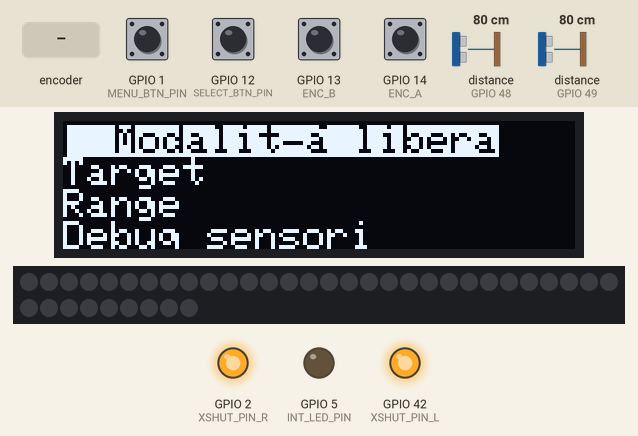
Simulated run of this sketch. Board: ESP32-S3. Shown: 128×32 one-colour display, 39 RGB LEDs in strip order, left to right, continuing on the next row, output pins drawn as LEDs (lit = HIGH). Dashed ring = blinking. The test bench sets the inputs (shaded band); at power-on: GPIO 1 (MENU_BTN_PIN), GPIO 12 (SELECT_BTN_PIN), GPIO 13 (ENC_B), GPIO 14 (ENC_A) HIGH, distance to the obstacle (sensors on GPIO 48, GPIO 49) 80 cm. Dim RGB values are drawn brighter than linear; the display library's start-up logo is not drawn; what the sketch prints to the serial monitor is not drawn.

Above: at 7.4 s.
7.5 s: rotary encoder on GPIO 14 (ENC_A) / GPIO 13 (ENC_B) turned 2 steps (second pin leading)
At 8.7 s:
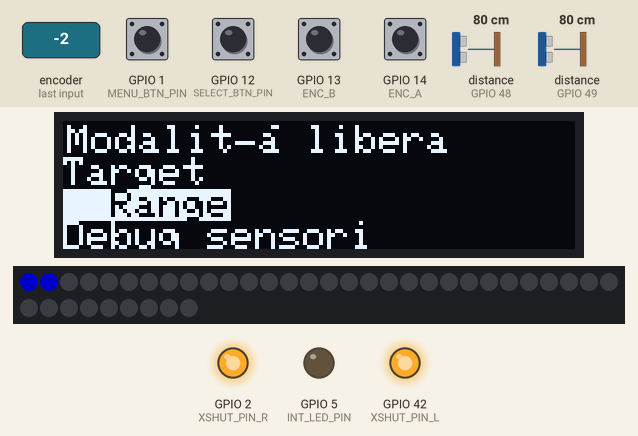
9.4 s: GPIO 1 (MENU_BTN_PIN) pulled LOW for 0.15 s
At 10.1 s:
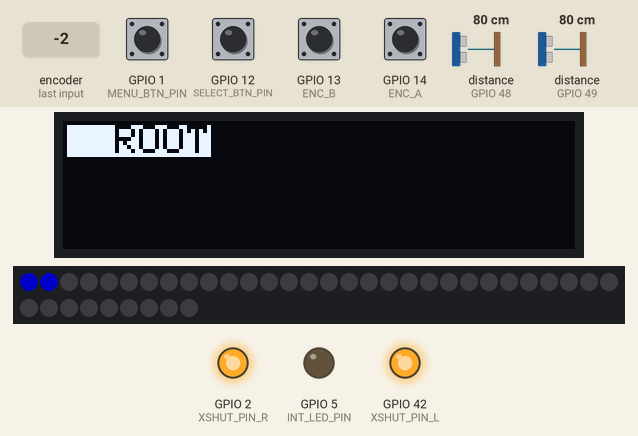
11.0 s: distance to the obstacle (sensor on GPIO 48) set to 2 cm
At 11.35 s:
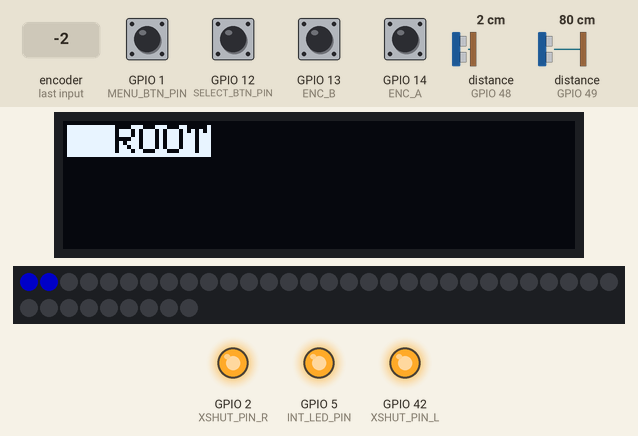
12.9 s: GPIO 12 (SELECT_BTN_PIN) pulled LOW for 0.15 s
At 14.2 s:
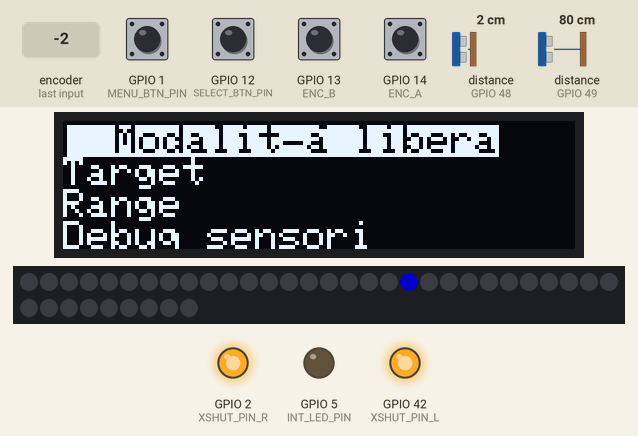
14.5 s: rotary encoder on GPIO 14 (ENC_A) / GPIO 13 (ENC_B) turned 2 steps (second pin leading)
At 14.66 s:
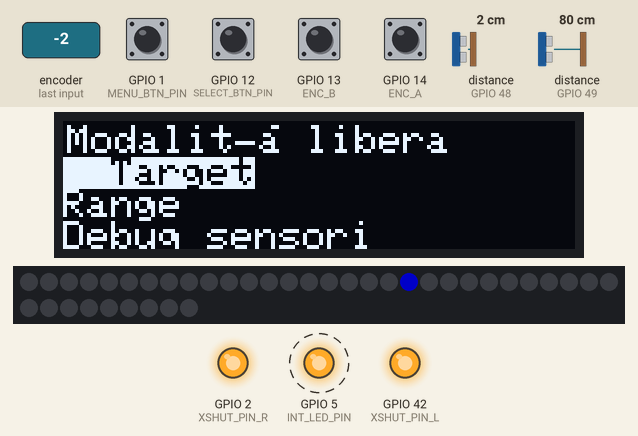
16.4 s: rotary encoder on GPIO 14 (ENC_A) / GPIO 13 (ENC_B) turned 2 steps (second pin leading)
At 22.2 s:
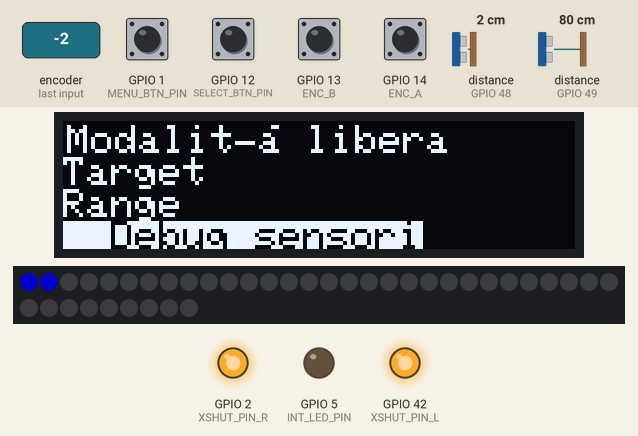
Timing chart, 0 to 22.5 s (numbered marks = the images above; inputs shaded):
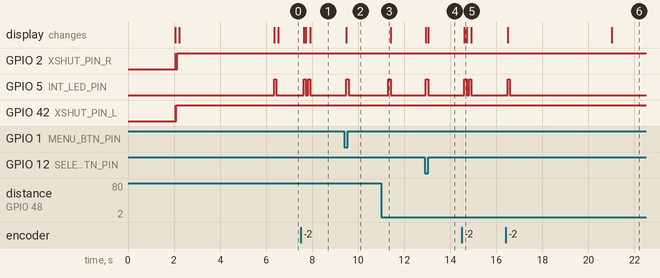

Measured:
- after the input at 7.5 s, GPIO 5 (INT_LED_PIN): alternates HIGH for 0.10 s and LOW for 0.09 s, 4 changes in all, then stays LOW, starting after 0.13 s; the display: first changes after 0.13 s (image 1 shows a later state)
- after the input at 9.4 s, GPIO 5 (INT_LED_PIN): LOW → HIGH after 0.09 s, → LOW 0.10 s later; the display: changes after 0.09 s (image 2)
- after the input at 11.0 s, GPIO 5 (INT_LED_PIN): LOW → HIGH after 0.30 s, → LOW 0.10 s later
- after the input at 12.9 s, GPIO 5 (INT_LED_PIN): LOW → HIGH at once, → LOW 0.10 s later; the display: first changes at once (image 4 shows a later state)
- after the input at 14.5 s, GPIO 5 (INT_LED_PIN): alternates HIGH for 0.10 s and LOW for 0.10 s, 4 changes in all, then stays LOW, starting after 0.11 s; the display: changes after 0.11 s (image 5)
- after the input at 16.4 s, GPIO 5 (INT_LED_PIN): LOW → HIGH after 0.09 s, → LOW 0.10 s later; the display: first changes after 0.09 s (image 6 shows a later state)

The sketch:

main.ino
```cpp
#include <SPI.h>
#include <Wire.h>
#include <VL53L1X.h>

#include "menuManager.h"
#include "./ledManager.h"
#include "config.h"

VL53L1X sensor_left;
VL53L1X sensor_right;

bool sensorSetupError = false;

// Mutex for menu manager to be used
portMUX_TYPE myMux = portMUX_INITIALIZER_UNLOCKED;

// Variables for encoder reading function
unsigned long _lastIncReadTime = micros();
unsigned long _lastDecReadTime = micros();
unsigned long _lastSelTime = micros();
unsigned long _lastMenuTime = micros();
int _pauseLength = 25000;
int _fastIncrement = 10;
bool _selBtnPressed = false;
bool _menuBtnPressed = false;

// sensors distances
uint16_t leftLastValidDistance = 0;
uint16_t rightLastValidDistance = 0;
uint16_t lastCalculatedCenter = 0;
uint16_t *leftDistanceBuffer; // buffer with left distances used to calculate the average position
uint16_t *rightDistanceBuffer; // buffer with right distances used to calculate the average position
uint8_t bufferSize = 0;
// used to buffer data
unsigned long _lastMeasurementTime = 0; // last valid measurement time for both sensors
unsigned long updateTimeMillis = 300;   // time with no new data after which the position is calculated
unsigned long positionResetTime = 10000; // time with no new data after which the position is reset to avoid showing stale data
bool bufferCalculated = false; // flag to know if the position has been calculated with the buffer data

void scanI2C1() {
  byte error, address;
  Serial.println("Scansione bus I2C...");
  for (address = 1; address < 127; address++) {
    Wire.beginTransmission(address);
    if (Wire.endTransmission() == 0) {
      Serial.print("Dispositivo trovato a 0x");
      Serial.println(address, HEX);
    }
  }
}

void scanI2C2() {
  byte error, address;
  Serial.println("Scansione bus I2C...");
  for (address = 1; address < 127; address++) {
    Wire1.beginTransmission(address);
    if (Wire1.endTransmission() == 0) {
      Serial.print("Dispositivo trovato a 0x");
      Serial.println(address, HEX);
    }
  }
}

void setupSensors() {
  sensorSetupError = false;
  pinMode(XSHUT_PIN_L, OUTPUT);
  pinMode(XSHUT_PIN_R, OUTPUT);

  // Reset MCU
  digitalWrite(XSHUT_PIN_L, LOW);
  digitalWrite(XSHUT_PIN_R, LOW);
  delay(10);

  digitalWrite(XSHUT_PIN_L, HIGH);
  digitalWrite(XSHUT_PIN_R, HIGH);
  delay(10);

  // Sleep both sensors
  digitalWrite(XSHUT_PIN_L, LOW);
  digitalWrite(XSHUT_PIN_R, LOW);
  delay(10);

  // Wake up left sensor
  digitalWrite(XSHUT_PIN_L, HIGH);
  delay(50);

  Wire.begin(SDA_1, SCL_1);
  // setup left sensor
  Serial.println("Left sensor init...");

  setLeftSensorStatus(SETUP_OK);
  sensor_left.setBus(&Wire);
  if (!sensor_left.init()) {
    setLeftSensorStatus(SETUP_ERROR);
    drawSetupStatus();

    Serial.print(F("Error on init of left VL sensor."));
    sensorSetupError = true;
  }
  sensor_left.setAddress(0x30);

  Serial.print(F("Sensor left ID: 0x"));
  Serial.println(sensor_left.getAddress(), HEX);

  drawSetupStatus();

  // setup right sensor
  // Wake up right sensor
  digitalWrite(XSHUT_PIN_R, HIGH);
  delay(50);

  Serial.println("Right sensor init...");

  sensor_right.setBus(&Wire);

  setRightSensorStatus(SETUP_OK);
  if (!sensor_right.init()) {
    setRightSensorStatus(SETUP_ERROR);
    drawSetupStatus();

    Serial.print(F("Error on init of right VL sensor."));
    sensorSetupError = true;
  }
  sensor_right.setAddress(0x31);

  // SENSORS SETUP COMPLETE
  Serial.print(F("Sensor right ID: 0x"));
  Serial.println(sensor_right.getAddress(), HEX);

  drawSetupStatus();

  Wire.setClock(400000);
}

// code from https://github.com/mo-thunderz/RotaryEncoder/blob/main/Arduino/ArduinoRotaryEncoder/ArduinoRotaryEncoder.ino
void IRAM_ATTR read_encoder() {
  // Encoder interrupt routine for both pins. Updates counter
  // if they are valid and have rotated a full indent

  static uint8_t old_AB = 3;                                                                  // Lookup table index
  static int8_t encval = 0;                                                                   // Encoder value
  static const int8_t enc_states[] = { 0, -1, 1, 0, 1, 0, 0, -1, -1, 0, 0, 1, 0, 1, -1, 0 };  // Lookup table

  old_AB <<= 2;  // Remember previous state

  if (digitalRead(ENC_A)) old_AB |= 0x02;  // Add current state of pin A
  if (digitalRead(ENC_B)) old_AB |= 0x01;  // Add current state of pin B

  encval += enc_states[(old_AB & 0x0f)];

  // Update counter if encoder has rotated a full indent, that is at least 4 steps
  if (encval > 3) {  // Four steps forward
    int changevalue = 1;
    if ((micros() - _lastIncReadTime) < _pauseLength) {
      changevalue = _fastIncrement * changevalue;
    }
    _lastIncReadTime = micros();
    encoderAction(-1);  // Perform action
    encval = 0;
  } else if (encval < -3) {  // Four steps backward
    int changevalue = -1;
    if ((micros() - _lastDecReadTime) < _pauseLength) {
      changevalue = _fastIncrement * changevalue;
    }
    _lastDecReadTime = micros();
    encoderAction(1);  // Perform action
    encval = 0;
  }
}

void IRAM_ATTR btnSelectPressed(){
  if((micros() - _lastSelTime) > _pauseLength) {
    _lastSelTime = micros();
    if(_selBtnPressed){
      _selBtnPressed = false;
      return;
    }
    _selBtnPressed = true;
    selectBtnPress();
  }
}

void IRAM_ATTR btnMenuPressed(){
  if((micros() - _lastMenuTime) > _pauseLength) {
    _lastMenuTime = micros();
    if(_menuBtnPressed){
      _menuBtnPressed = false;
      return;
    }
    _menuBtnPressed = true;
    prevMenuAction();
  }
}

void setupInputs() {
  pinMode(MENU_BTN_PIN, INPUT_PULLUP);
  attachInterrupt(MENU_BTN_PIN, btnMenuPressed, FALLING);

  pinMode(SELECT_BTN_PIN, INPUT_PULLUP);
  attachInterrupt(SELECT_BTN_PIN, btnSelectPressed, FALLING);

  pinMode(ENC_A, INPUT_PULLUP);
  pinMode(ENC_B, INPUT_PULLUP);

  attachInterrupt(ENC_A, read_encoder, CHANGE);
  attachInterrupt(ENC_B, read_encoder, CHANGE);
}

void startLeftSensor() {
  // Valid timing budgets: 15, 20, 33, 50, 100, 200 and 500ms!
  if (!sensor_left.setMeasurementTimingBudget(50000)) {  // this is in us
    Serial.println("Invalid time budget for left sensor.");
    while (1)
      delay(100);
  }

  sensor_left.startContinuous(100);

  Serial.println(F("Left ranging started"));
}

void startRightSensor() {
  // Valid timing budgets: 15, 20, 33, 50, 100, 200 and 500ms!
  if (!sensor_right.setMeasurementTimingBudget(50000)) {  // this is in us
    Serial.println("Invalid time budget for right sensor.");
    while (1)
      delay(100);
  }

  sensor_right.startContinuous(100);

  Serial.println(F("Right ranging started"));
}

// Fetch the sensor measurement and update the leftLastvalidDistance variable.
bool getLeftSensorReading() {
  int16_t distance = 0;

  if (!sensor_left.dataReady())
    return false;

  // new measurement for the taking!
  distance = sensor_left.read(false);  // This also updates a ranging_data struct with info; might be useful later
  if (distance <= -1) {
    // something went wrong!
    Serial.print(F("Couldn't get left distance: "));
    Serial.println(sensor_left.last_status);
    return false;
  }

  if (!sensor_left.timeoutOccurred())
    leftLastValidDistance = distance;
  else
    Serial.println("LEFT Timeout.");

  return true;
}

// Fetch the sensor measurement and update the rightLastvalidDistance variable.
bool getRightSensorReading() {
  int16_t distance = 0;

  if (!sensor_right.dataReady())
    return false;

  // new measurement for the taking!
  distance = sensor_right.read(false);  // This also updates a ranging_data struct with info; might be useful later
  if (distance <= -1) {
    // something went wrong!
    Serial.print(F("Couldn't get right distance: "));
    Serial.println(sensor_right.last_status);
    return false;
  }

  if (!sensor_right.timeoutOccurred())
    rightLastValidDistance = distance;
  else
    Serial.println("RIGHT Timeout.");

  return true;
}

// Given a distance from a lane side (doesn't matter which) in mm, returns the closest listel to that point.
// This function doesn't account for gutter width
uint8_t distanceToListel(float distance) {
  if(distance < 0)
    return -1; // invalid distance, return -1 to indicate no position
  return round(distance / (LANE_WIDTH / NUM_LISTELS));
}

// Read sensor data and, if both are valid, add the readings to the respective buffers.
bool readSensorData() {
  bool leftUpdated = getLeftSensorReading();

  if(!leftUpdated)
    return false;

  // check left measurement is within the lane limits (considering the gutter and the ball diameter)
  if (leftLastValidDistance < GUTTER_WIDTH - (BALL_DIAMETER / 2) || leftLastValidDistance > LANE_WIDTH + GUTTER_WIDTH) {
    return false;
  }

  bool rightUpdated = getRightSensorReading();

  if (!rightUpdated)
    return false;

    // check right measurement is valid
  if (rightLastValidDistance < GUTTER_WIDTH - (BALL_DIAMETER / 2) || rightLastValidDistance > LANE_WIDTH + GUTTER_WIDTH) {
    return false;
  }

  // both sensors data has been read and validated, we can update the buffers with the new data
  leftDistanceBuffer = (uint16_t*) realloc(leftDistanceBuffer, sizeof(uint16_t) * (bufferSize + 1));
  rightDistanceBuffer = (uint16_t*) realloc(rightDistanceBuffer, sizeof(uint16_t) * (bufferSize + 1));

  leftDistanceBuffer[bufferSize] = leftLastValidDistance;
  rightDistanceBuffer[bufferSize] = rightLastValidDistance;

  bufferSize++;

  return true;
}

void resetBuffers() {
  bufferSize = 0;
  free(leftDistanceBuffer);
  free(rightDistanceBuffer);
  leftDistanceBuffer = (uint16_t*) malloc(sizeof(uint16_t) * bufferSize);
  rightDistanceBuffer = (uint16_t*) malloc(sizeof(uint16_t) * bufferSize);
}

// Calculate the ball center position from the LEFT of the bowling lane.
int16_t calculateBallCenter() {
  // average the distances in the buffers to get a more stable position
  uint32_t leftSum = 0;
  uint32_t rightSum = 0;

  for (uint8_t i = 0; i < bufferSize; i++) {
    leftSum += leftDistanceBuffer[i];
  }
  for (uint8_t i = 0; i < bufferSize; i++) {
    rightSum += rightDistanceBuffer[i];
  }

  uint16_t leftAverage = leftSum / bufferSize;
  uint16_t rightAverage = rightSum / bufferSize;

  // estimated center position from the left side of the lane from sensors raw data
  int16_t laneLeftPos = leftAverage - GUTTER_WIDTH + (BALL_DIAMETER / 2);
  int16_t laneRightPos = LANE_WIDTH - (rightAverage - GUTTER_WIDTH + (BALL_DIAMETER / 2));

  lastCalculatedCenter = (laneLeftPos + laneRightPos) / 2;  // average of the two calculated centers
  return lastCalculatedCenter;
}

void setup() {
  pinMode(INT_LED_PIN, OUTPUT);

  Serial.begin(115200);
  // while (!Serial) delay(10);

  setupScreen();
  drawSetupStatus();

  setupSensors();

  if (!sensorSetupError){
  // initialize distance buffers to 1 element (will be dynamically resized when needed)
  bufferSize = 0;
    leftDistanceBuffer = (uint16_t*) malloc(sizeof(uint16_t) * bufferSize);
    rightDistanceBuffer = (uint16_t*) malloc(sizeof(uint16_t) * bufferSize);

    startLeftSensor();
    startRightSensor();
  }

  setupInputs();

  setupLedStrip();
  setLEDSingleTargetBinder(getSingleTargetPtr());
  setLEDRangeBinder(getRangePtr());
  setLedStripStatus(SETUP_OK);
  drawSetupStatus();

  // Time after wich the menu is shown after the setup screen
  delay(4000);

  displayAndClear();
  initMenu();

  // Do it even if there are sensor errors to detect any other connected devices
  scanI2C1();
  scanI2C2();
}

void loop() {
  if(!sensorSetupError){
    // This section keeps a buffer of continous positions and only shows the average
    bool positionUpdate = readSensorData();
    if (positionUpdate){
      _lastMeasurementTime = millis();
    }
    else{
      if(bufferSize > 0){
        if(millis() - _lastMeasurementTime > positionResetTime){
          lastCalculatedCenter = -1; // reset position to avoid showing stale data
          resetBuffers();
          bufferCalculated = false; // reset flag to allow calculating position with new data
          Serial.println("Position buffers reset.");
        }
        else if(millis() - _lastMeasurementTime > updateTimeMillis && !bufferCalculated){
          // calculate ball center with all the distances in the buffer to get a more stable position
          digitalWrite(INT_LED_PIN, HIGH);
          calculateBallCenter();
          bufferCalculated = true; // avoid recalculating position until new data is read
          delay(100);
          digitalWrite(INT_LED_PIN, LOW);
        }
      }
    }
  }

  // Print menu if there have been changes
  // TODO use a single function (i.e. updateMenu()) that does this for itself (check if changed, update, display and clear)
  if (isMenuChanged()) {
    Serial.println("Updating menu...");

    updateMenuSafe();
    displayAndClear();

    Serial.println("Done.");

    // mode might have been changed
    updateMode(getMode());

    digitalWrite(INT_LED_PIN, HIGH);
    delay(100);
    digitalWrite(INT_LED_PIN, LOW);
  }

  // LED strip logic
  updateLEDStrip(distanceToListel(lastCalculatedCenter)); // if position was updated send position
  //Serial.printf("Update: %d\tDistance: %d\n", positionUpdate, lastCalculatedCenter);
  stripShow();

  delay(10);
}
```

ledManager.h
```cpp
#include <Adafruit_NeoPixel.h>

#include "./config.h"

Adafruit_NeoPixel strip(NUM_LED, STRIP_PIN, NEO_GRB + NEO_KHZ800);

static volatile uint8_t* singleTargetBinder;
static volatile uint8_t* rangeBinder;

void setupLedStrip() {
  Serial.println("Starting LED strip init...");

  //init led
  strip.begin();

  strip.setBrightness(100);
  strip.fill(strip.Color(0, 255, 0), 0, NUM_LED);

  Serial.println("LED strip init success.");

  strip.show();
}

void setLEDSingleTargetBinder(volatile uint8_t* binder){
  singleTargetBinder = binder;
}

void setLEDRangeBinder(volatile uint8_t* binder){
  rangeBinder = binder;
}

static uint8_t lastMode = 0;

void updateMode(uint8_t  mode) {
  if(mode != 0)
    lastMode = mode;
}

static void showFreeMode(uint8_t ballListel) {
  strip.setPixelColor(ballListel-1, 0, 0, 255);
}

static void showTargetMode(uint8_t ballListel) {
  strip.setPixelColor(*singleTargetBinder-1, 0, 0, 255);

  if(ballListel == *singleTargetBinder){
    strip.setPixelColor(ballListel-1, 0, 255, 0);
  }
  else {
    strip.setPixelColor(ballListel-1, 255, 0, 0);
  }
}

static void showRangeMode(uint8_t ballListel) {
  strip.setPixelColor(rangeBinder[0]-1, 0, 0, 255);
  strip.setPixelColor(rangeBinder[1]-1, 0, 0, 255);

  if(ballListel >= rangeBinder[0] && ballListel <= rangeBinder[1]){
    strip.setPixelColor(ballListel-1, 0, 255, 0);
  }
  else {
    strip.setPixelColor(ballListel-1, 255, 0, 0);
  }
}

void updateLEDStrip(uint8_t ballListel) {
  uint8_t tempListel = ballListel;

  // If position was not updated reset ball position
  if (ballListel == -1){
    tempListel = 0;
  }

  switch (lastMode) {
    // Free mode
    case 1:
      showFreeMode(tempListel);
      break;
    // Single target mode
    case 2:
      showTargetMode(tempListel);
      break;
    // Range mode
    case 3:
      showRangeMode(tempListel);
      break;
    default:
    // When no mode is selected
      strip.fill(strip.Color(255, 255, 255), 0, NUM_LED);
  }
}

// [DEBUG] set a led to a specific color
void debugIndicator(uint8_t ballListel, uint32_t color){
  strip.setPixelColor(ballListel-1, color);
}

// Show current LED state and reset strip to all off for next update
void stripShow(){
  strip.show();
  strip.fill(strip.Color(0, 0, 0), 0, NUM_LED);
}
```

menuManager.h
```cpp
#include "./config.h"

#ifndef MENU_H
#define MENU_H

extern uint16_t leftLastValidDistance;
extern uint16_t rightLastValidDistance;

#define SCREEN_WIDTH 128 // OLED display width, in pixels
#define SCREEN_HEIGHT 32 // OLED display height, in pixels

#define OLED_RESET     -1 // Reset pin # (or -1 if sharing Arduino reset pin)
#define SCREEN_ADDRESS 0x3C ///< See datasheet for Address; 0x3D for 128x64, 0x3C for 128x32

#pragma once

enum DataType : uint8_t {INT, UINT8, UINT16, FLOAT, BOOL};

enum SetupState : uint8_t {
  SETUP_PENDING,
  SETUP_OK,
  SETUP_ERROR
};

struct ItemValue {
    volatile void* valuePtr;
    DataType type;
    float min;
    float max;
    float step;
};

// Refer to README on how this structure can be visualized
struct MenuItem {
    const char* label;          // Menu voice name
    MenuItem* parent;           // Pointer to parent (above level menu)
    MenuItem* firstChild;       // First item of next menu
    MenuItem* nextSibling;      // Next menu item
    MenuItem* prevSibling;      // Previous menu item

    ItemValue* valueConfig;      // Item value configuration

    void (*action)();           // Action performed by this item
};

// Mutex for atomic operations
extern portMUX_TYPE myMux;

// A flag indicating if the menu has changed and thus requires an update
extern bool menuChanged;

// initialize display and I2C wire
void setupScreen();

// setup menu structure
void initMenu();

// perform current menu item action
void selectBtnPress();

// handle encoder rotation
void encoderAction(int8_t direction);

// go back to parent menu
void prevMenuAction();

// update the menu display safely using critical sections
void updateMenuSafe();

// display content of screen buffer, clear buffer and reset cursor
void displayAndClear();

// draw a visual representation of the distances as bars and ball center
void drawBars(uint16_t leftD, uint16_t rightD, uint16_t centerP);

// check if menu has changed
bool isMenuChanged();

volatile uint8_t* getSingleTargetPtr();

volatile uint8_t* getRangePtr();

uint8_t getMode();

void setLeftSensorStatus(uint8_t state);
void setRightSensorStatus(uint8_t state);
void setLeftDistancePtr(uint16_t* distancePtr);
void setRightDistancePtr(uint16_t* distancePtr);
void setLedStripStatus(uint8_t state);
void drawSetupStatus();

#endif
```

Source omitted: menuManager.cpp (13954 bytes), config.h (908 bytes)
